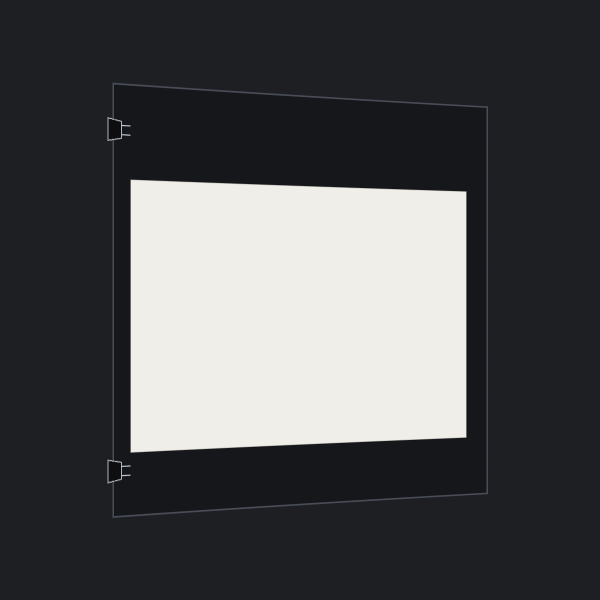
#> input picture tests/fixtures/bed_scene_oblique_dim.png, 1200 x 1200 px (shown at 1/2 size)
$ python contact.py
#> lines starting #> are read from the running program, lines starting #| are printed output that depends on the picture
"""Contact sheet builder for visual inspection of synthetic fixtures."""

from __future__ import annotations

import argparse
from pathlib import Path

from PIL import Image, ImageDraw


def build_contact_sheet(
    image_paths: list[Path],
    output_path: Path,
    title: str,
    thumb_w: int = 400,
    thumb_h: int = 400,
    cols: int = 3,
) -> None:
    """Combine a list of images into a single annotated visual contact sheet."""
#> called with thumb_w = 400, thumb_h = 400, cols = 3
    rows = (len(image_paths) + cols - 1) // cols
    sheet_w = cols * thumb_w + (cols + 1) * 20
    sheet_h = rows * thumb_h + (rows + 1) * 40 + 50

    sheet = Image.new("RGB", (sheet_w, sheet_h), color=(13, 14, 18))
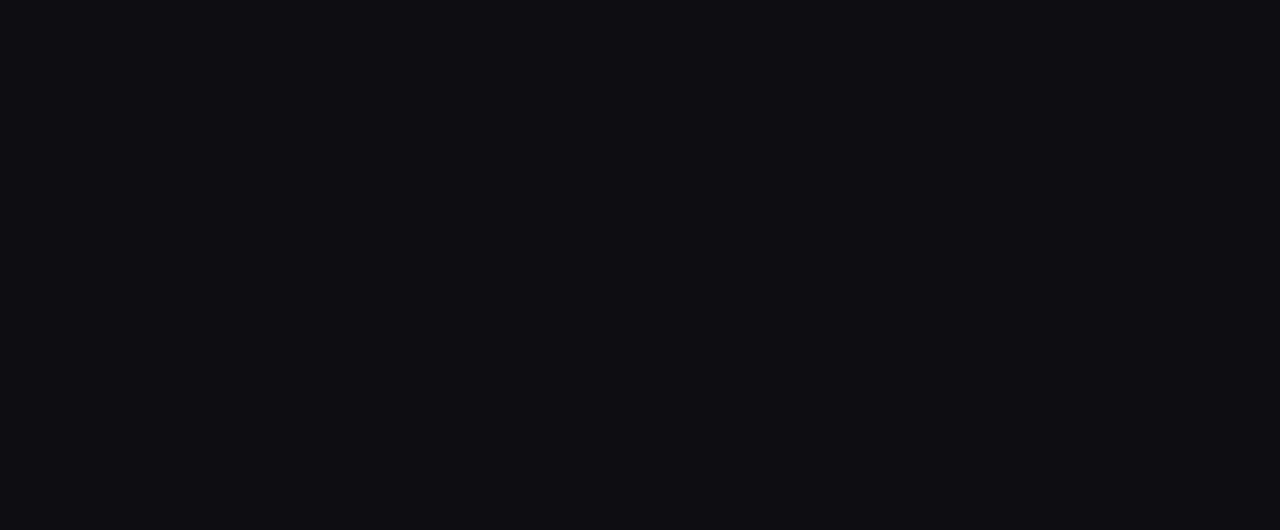
#> sheet: PIL image 1280x530 RGB; mean R, G, B 13, 14, 18
    draw = ImageDraw.Draw(sheet)

    # Title header
    draw.text((20, 20), title, fill=(248, 250, 252))

    for idx, img_p in enumerate(image_paths):
        c = idx % cols
        r = idx // cols
        x = 20 + c * (thumb_w + 20)
        y = 60 + r * (thumb_h + 40)

        if img_p.exists():
            with Image.open(img_p) as src:
#> src is the input picture: PIL image 1200x1200 RGB; mean R, G, B 78.9, 79.7, 81.8
                thumb = src.copy()
                thumb.thumbnail((thumb_w, thumb_h))
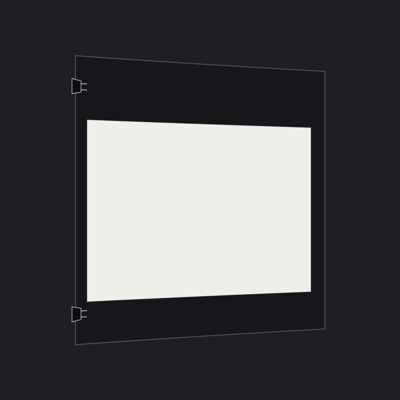
#> thumb: PIL image 400x400 RGB; mean R, G, B 79, 79.8, 81.8
                # Paste centered
                px = x + (thumb_w - thumb.width) // 2
#> px = 20
                py = y + (thumb_h - thumb.height) // 2
#> py = 60
                sheet.paste(thumb, (px, py))
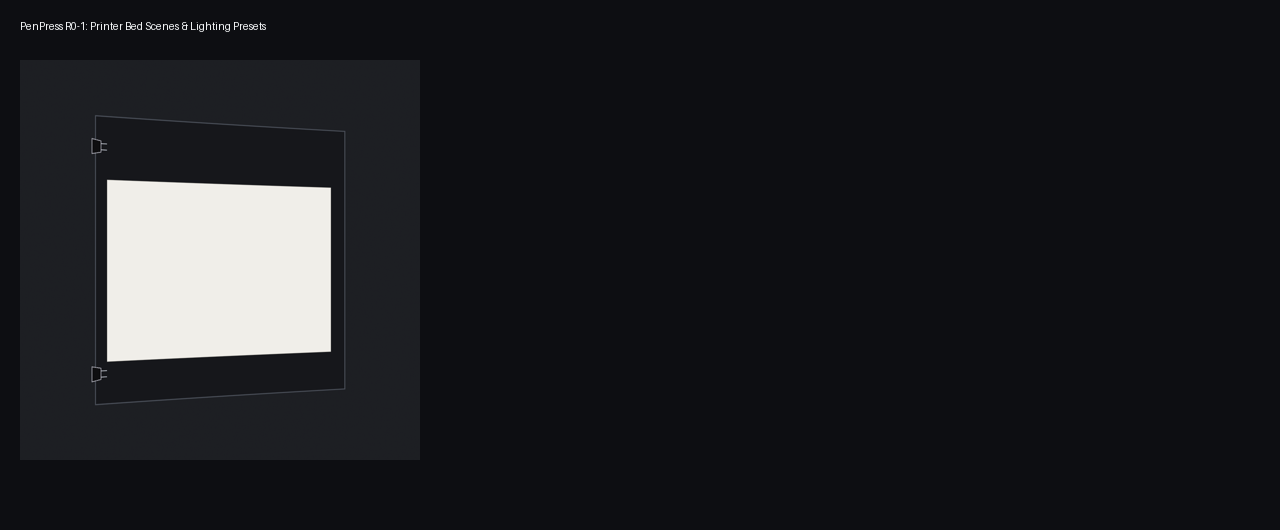
#> sheet: PIL image 1280x530 RGB; mean R, G, B 28.8, 29.7, 33.2
                draw.rectangle([x, y, x + thumb_w, y + thumb_h], outline=(33, 38, 56), width=1)
                draw.text((x + 5, y + thumb_h + 5), img_p.name, fill=(148, 163, 184))
#> pass 2 of the loop in build_contact_sheet, `for idx, img_p in enumerate(image_paths):`:
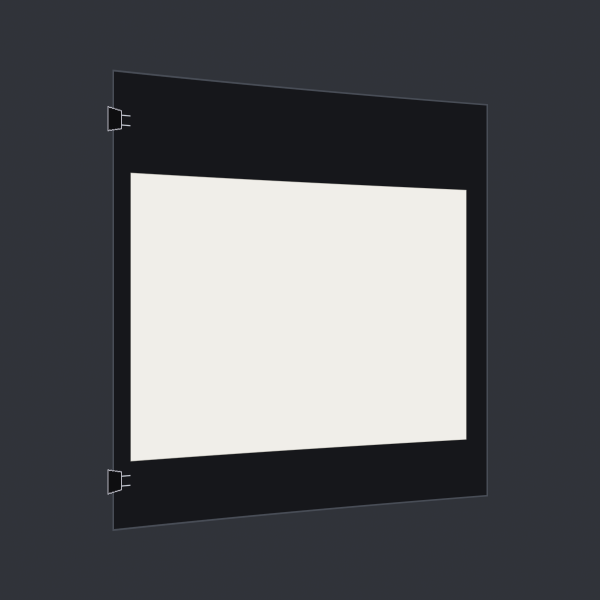
#> input picture tests/fixtures/bed_scene_oblique_harsh.png, 1200 x 1200 px (shown at 1/2 size)
#> in build_contact_sheet, src is the input picture: PIL image 1200x1200 RGB; mean R, G, B 91.4, 92.7, 95.8
#> in build_contact_sheet, `thumb.thumbnail((thumb_w, thumb_h))`:
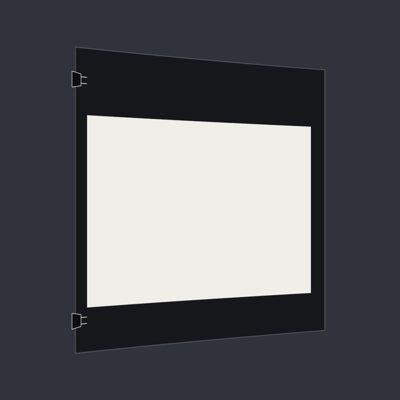
#> thumb: PIL image 400x400 RGB; mean R, G, B 91.4, 92.8, 95.7
#> in build_contact_sheet, `sheet.paste(thumb, (px, py))`:
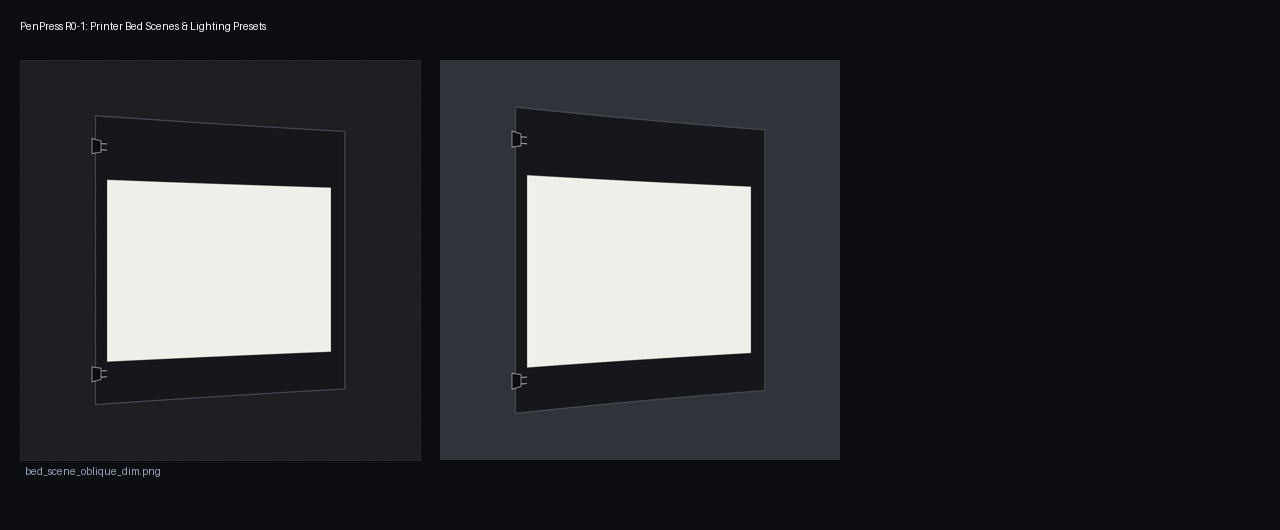
#> sheet: PIL image 1280x530 RGB; mean R, G, B 47.3, 48.4, 51.7
#> pass 3 of the loop in build_contact_sheet, `for idx, img_p in enumerate(image_paths):`:
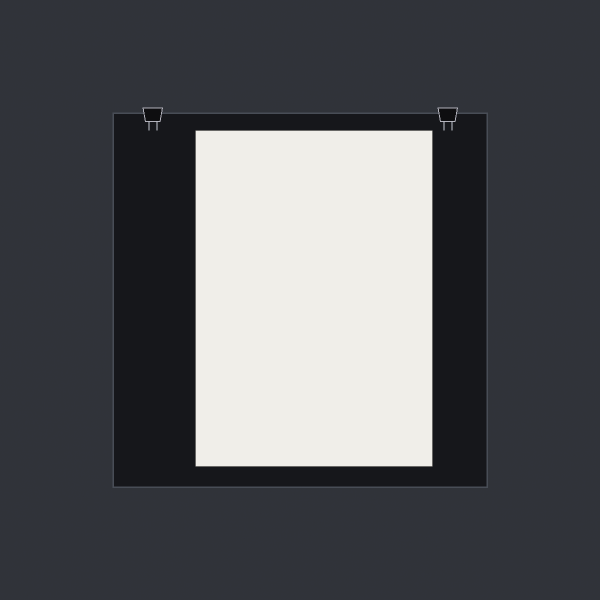
#> input picture tests/fixtures/bed_scene_topdown_bright.png, 1200 x 1200 px (shown at 1/2 size)
#> in build_contact_sheet, src is the input picture: PIL image 1200x1200 RGB; mean R, G, B 86.3, 87.8, 91.3
#> in build_contact_sheet, `thumb.thumbnail((thumb_w, thumb_h))`:
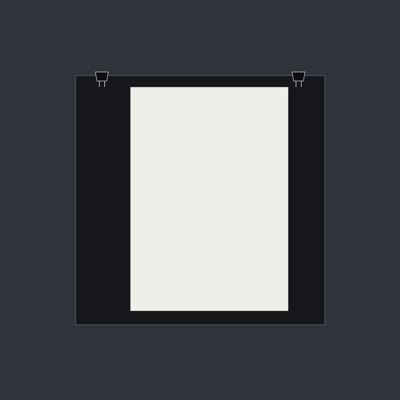
#> thumb: PIL image 400x400 RGB; mean R, G, B 86.3, 87.9, 91.2
#> in build_contact_sheet, `sheet.paste(thumb, (px, py))`:
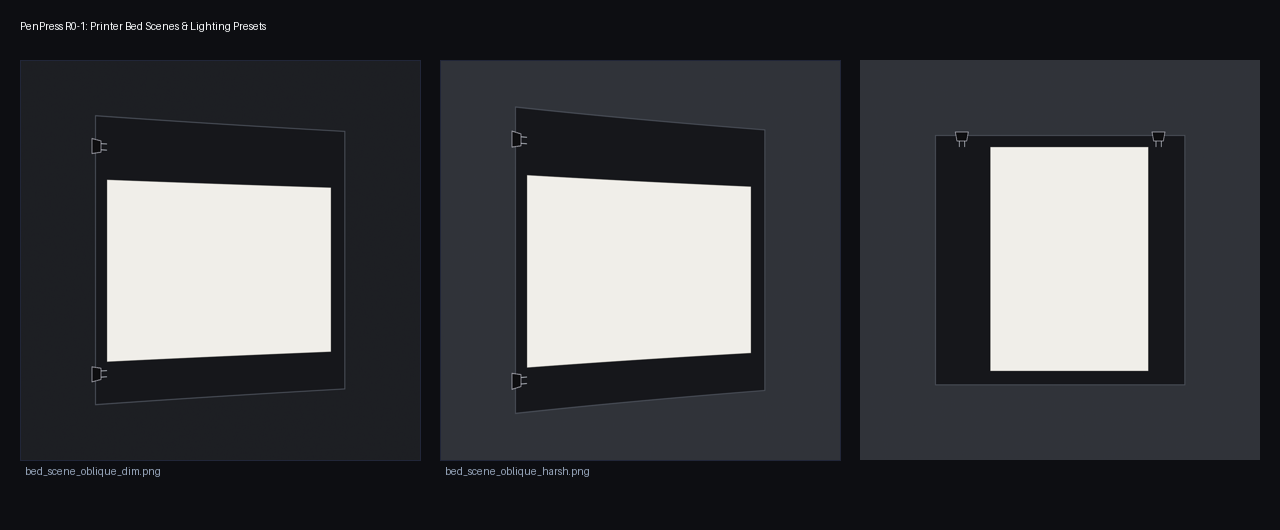
#> sheet: PIL image 1280x530 RGB; mean R, G, B 64.7, 65.9, 69.1

    output_path.parent.mkdir(parents=True, exist_ok=True)
    sheet.save(output_path)
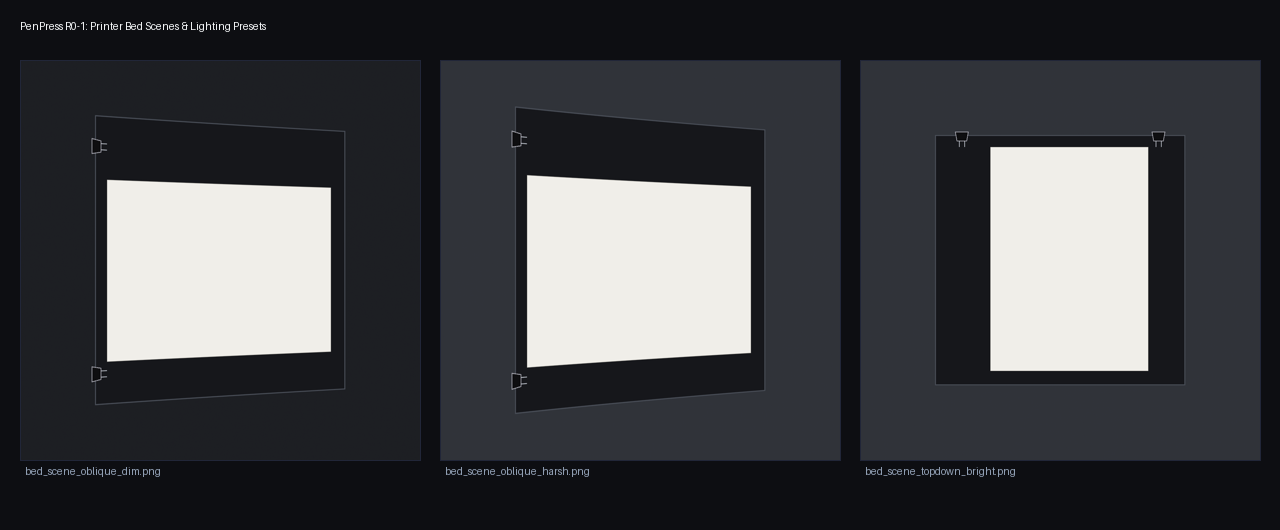
#> saved as contact-bed-scenes.png: PIL image 1280x530 RGB; mean R, G, B 64.8, 66, 69.2


def generate_all_contact_sheets(fixtures_dir: Path, out_dir: Path) -> list[Path]:
    """Generate visual contact sheets for each fixture family."""
    out_dir.mkdir(parents=True, exist_ok=True)
    generated: list[Path] = []

    # 1. Handwriting Sheets
    sheet_paths = sorted(fixtures_dir.glob("sample_sheet_*.png"))
    if sheet_paths:
        cs1 = out_dir / "contact-handwriting-sheets.png"
        build_contact_sheet(sheet_paths, cs1, "PenPress R0-1: Synthetic Handwriting Sample Sheets")
        generated.append(cs1)

    # 2. Bed Scenes
    bed_paths = sorted(fixtures_dir.glob("bed_scene_*.png"))
    if bed_paths:
        cs2 = out_dir / "contact-bed-scenes.png"
        build_contact_sheet(bed_paths, cs2, "PenPress R0-1: Printer Bed Scenes & Lighting Presets")
        generated.append(cs2)

    # 3. Negative Fixtures
    neg_paths = sorted(fixtures_dir.glob("negative_*.png"))
    if neg_paths:
        cs3 = out_dir / "contact-negative-fixtures.png"
        build_contact_sheet(neg_paths, cs3, "PenPress R0-1: Negative Vision & Calibration Fixtures")
        generated.append(cs3)

    return generated


if __name__ == "__main__":
    parser = argparse.ArgumentParser()
    parser.add_argument("--fixtures", type=Path, default=Path("tests/fixtures"))
    parser.add_argument("--out", type=Path, default=Path("docs/evidence/R0-1"))
    args = parser.parse_args()
    res = generate_all_contact_sheets(args.fixtures, args.out)
    for p in res:
        print(f"Generated contact sheet: {p}")
